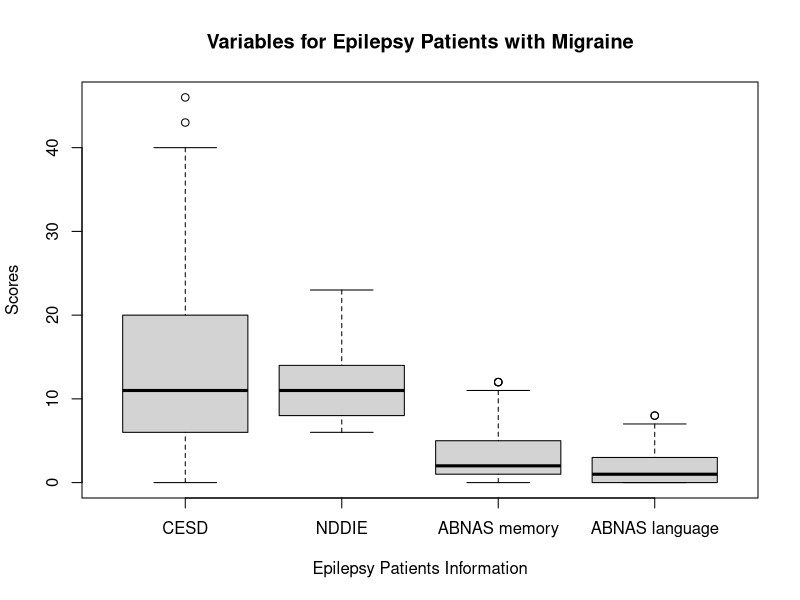
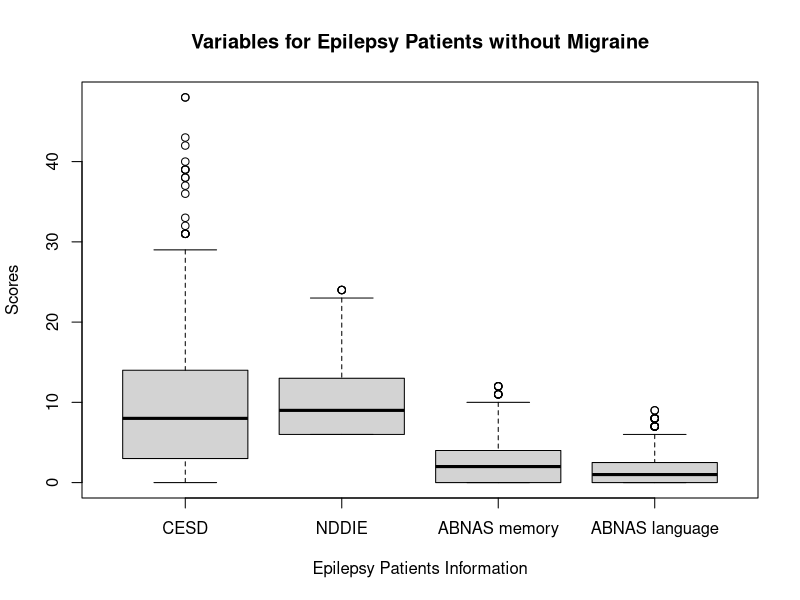

Write R code to recreate these figures, in order.
## ---- chunk 1
library(tidyverse)
library(readxl)
library(tidyr)
## ---- chunk 2
migraine_data = read_excel("./Migraine.xlsx")
## ---- chunk 3
arrange(migraine_data, migraine_data$Migraine)
## ---- chunk 4
sub_1 = subset(migraine_data, migraine_data$Migraine == 1)
sub_0 = subset(migraine_data, migraine_data$Migraine == 0)
## ---- chunk 5
na_count = sapply(sub_1, function(y) sum(length(which(is.na(y)))))
na_count = data.frame(na_count)
na_count
## ---- chunk 6
nrow_1 = NROW(sub_1)
nrow_1
## ---- chunk 7
sub_1_omit = na.omit(sub_1)
## ---- chunk 8
nrow_1_omit = NROW(sub_1_omit)
nrow_1_omit
## ---- chunk 9
n_drop_1 = nrow_1 - nrow_1_omit
n_drop_1
## ---- chunk 10
dis_data_1 = list(sub_1_omit$CESD, sub_1_omit$NDDIE, sub_1_omit$`ABNAS memory`, sub_1_omit$`ABNAS language`)

min = sapply(dis_data_1, min)
max = sapply(dis_data_1, max)
mean = sapply(dis_data_1, mean)
median = sapply(dis_data_1, median)
sd = sapply(dis_data_1, sd)
IQR = sapply(dis_data_1, IQR)

description = rbind(min, max, mean, median, sd, IQR)
colnames(description) = c("CESD", "NDDIE", "ABNAS_memory", "ABNAS_language")
description

prop_NDDIE_1 = count(sub_1_omit, NDDIE >= 16) / nrow_1_omit
prop_CESD_1 = count(sub_1_omit, CESD >= 16) / nrow_1_omit

prop_NDDIE_1
prop_CESD_1
## ---- chunk 11
na_count = sapply(sub_0, function(y) sum(length(which(is.na(y)))))
na_count = data.frame(na_count)
na_count
## ---- chunk 12
nrow_0 = NROW(sub_0)
nrow_0
## ---- chunk 13
sub_0_omit = na.omit(sub_0)
## ---- chunk 14
nrow_0_omit = NROW(sub_0_omit)
nrow_0_omit
## ---- chunk 15
n_drop_0 = nrow_0 - nrow_0_omit
n_drop_0
## ---- chunk 16
dis_data_0 = list(sub_0_omit$CESD, sub_0_omit$NDDIE, sub_0_omit$`ABNAS memory`, sub_0_omit$`ABNAS language`)

min = sapply(dis_data_0, min)
max = sapply(dis_data_0, max)
mean = sapply(dis_data_0, mean)
median = sapply(dis_data_0, median)
sd = sapply(dis_data_0, sd)
IQR = sapply(dis_data_0, IQR)

description = rbind(min, max, mean, median, sd, IQR)
colnames(description) = c("CESD", "NDDIE", "ABNAS_memory", "ABNAS_language")
description

prop_NDDIE_0 = count(sub_0_omit, NDDIE >= 16) / nrow_0_omit
prop_CESD_0 = count(sub_0_omit, CESD >= 16) / nrow_0_omit

prop_NDDIE_0
prop_CESD_0
## ---- chunk 17
boxplot(select(sub_1_omit, "CESD", "NDDIE", "ABNAS memory", "ABNAS language"), ylab = "Scores", xlab = "Epilepsy Patients Information", main = "Variables for Epilepsy Patients with Migraine")

boxplot(select(sub_0_omit, "CESD", "NDDIE", "ABNAS memory", "ABNAS language"), ylab = "Scores", xlab = "Epilepsy Patients Information", main = "Variables for Epilepsy Patients without Migraine")
